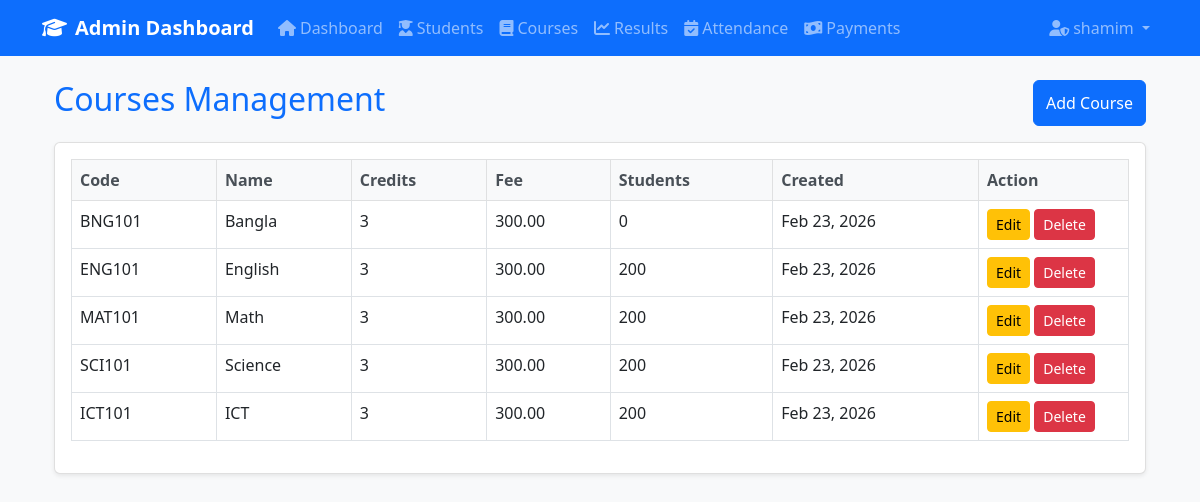
The app's page /admin/courses.php (signed in) with its own data.
### tables this page shows
CREATE TABLE `users` (
  `id` int(11) NOT NULL,
  `username` varchar(50) NOT NULL,
  `password` varchar(255) NOT NULL,
  `role` enum('admin','student','teacher','parent') NOT NULL DEFAULT 'admin',
  `first_name` varchar(50) DEFAULT NULL,
  `last_name` varchar(50) DEFAULT NULL,
  `email` varchar(100) DEFAULT NULL,
  `phone` varchar(20) DEFAULT NULL,
  `student_id` int(11) DEFAULT NULL,
  `subject_id` int(11) DEFAULT NULL,
  `assigned_classes` text DEFAULT NULL,
  `profile_image` varchar(255) DEFAULT NULL,
  `last_login` timestamp NULL DEFAULT NULL,
  `is_active` tinyint(1) NOT NULL DEFAULT 1,
  `created_at` timestamp NOT NULL DEFAULT current_timestamp(),
  `updated_at` timestamp NOT NULL DEFAULT current_timestamp() ON UPDATE current_timestamp()
);

CREATE TABLE `courses` (
  `id` int(11) NOT NULL,
  `course_code` varchar(20) NOT NULL,
  `course_name` varchar(100) NOT NULL,
  `description` text DEFAULT NULL,
  `credits` int(11) NOT NULL DEFAULT 3,
  `fee` decimal(10,2) NOT NULL DEFAULT 0.00,
  `created_at` timestamp NOT NULL DEFAULT current_timestamp(),
  `updated_at` timestamp NOT NULL DEFAULT current_timestamp() ON UPDATE current_timestamp()
);

### includes/auth.php (called while the page is built, shortened)
<?php
function isLoggedIn() {
    return isset($_SESSION['user_id']) && !empty($_SESSION['user_id']);
}
function getUserDetails($conn) {
    if (isLoggedIn()) {
        $user_id = $_SESSION['user_id'];
        $sql = "SELECT u.*, s.student_id, s.first_name as student_first_name, s.last_name as student_last_name, s.email as student_email
                FROM users u
                LEFT JOIN students s ON u.student_id = s.id
                WHERE u.id = ?";
        $stmt = $conn->prepare($sql);
        $stmt->bind_param("i", $user_id);
        $stmt->execute();
        $result = $stmt->get_result();
        return $result->fetch_assoc();
    }
    return null;
}
?>

### admin/courses.php (the view, shortened to what this page needs)
<?php
require_once '../includes/config.php';
require_once '../includes/auth.php';
require_once '../includes/header.php';
$sql = "SELECT c.*, COUNT(sc.student_id) as student_count
        FROM courses c
        LEFT JOIN student_courses sc ON c.id = sc.course_id
        GROUP BY c.id
        ORDER BY c.created_at DESC";
$result = $conn->query($sql);
?>
<div class="container mt-4">
    <div class="d-flex justify-content-between mb-3">
        <h2 class="text-primary">Courses Management</h2>
        <button class="btn btn-primary" data-bs-toggle="modal" data-bs-target="#addCourseModal">
            Add Course
        </button>
    </div>
    <div class="card">
        <div class="card-body table-responsive">
            <table class="table table-bordered table-hover">
                <thead class="table-light">
                    <tr>
                        <th>Code</th>
                        <th>Name</th>
                        <th>Credits</th>
                        <th>Fee</th>
                        <th>Students</th>
                        <th>Created</th>
                        <th width="150">Action</th>
                    </tr>
                </thead>
                <tbody>
                <?php if ($result->num_rows > 0): ?>
                    <?php while($row = $result->fetch_assoc()): ?>
                        <tr>
                            <td><?php echo htmlspecialchars($row['course_code']); ?></td>
                            <td><?php echo htmlspecialchars($row['course_name']); ?></td>
                            <td><?php echo $row['credits']; ?></td>
                            <td><?php echo number_format($row['fee'],2); ?></td>
                            <td><?php echo $row['student_count']; ?></td>
                            <td><?php echo date('M d, Y', strtotime($row['created_at'])); ?></td>
                            <td>
                                <button
                                    class="btn btn-sm btn-warning"
                                    data-bs-toggle="modal"
                                    data-bs-target="#editCourseModal"
                                    data-id="<?php echo $row['id']; ?>"
                                    data-code="<?php echo htmlspecialchars($row['course_code']); ?>"
                                    data-name="<?php echo htmlspecialchars($row['course_name']); ?>"
                                    data-desc="<?php echo htmlspecialchars($row['description']); ?>"
                                    data-credits="<?php echo $row['credits']; ?>"
                                    data-fee="<?php echo $row['fee']; ?>"
                                >
                                    Edit
                                </button>
                                <button class="btn btn-sm btn-danger delete-btn" data-id="<?php echo $row['id']; ?>">
                                    Delete
                                </button>
                            </td>
                        </tr>
                    <?php endwhile; ?>
                <?php else: ?>
                    <tr>
                        <td colspan="7" class="text-center">No courses found</td>
                    </tr>
                <?php endif; ?>
                </tbody>
            </table>
        </div>
    </div>
</div>
<?php require_once '../includes/footer.php'; ?>

### includes/header.php (shortened to what this page needs)
<?php
require_once 'config.php';
require_once 'auth.php';
$user = getUserDetails($conn);
?>
<!DOCTYPE html>
<html lang="en">
<head>
    <link href="https://cdn.jsdelivr.net/npm/bootstrap@5.3.0/dist/css/bootstrap.min.css" rel="stylesheet">
    <link rel="stylesheet" href="https://cdnjs.cloudflare.com/ajax/libs/font-awesome/6.4.0/css/all.min.css">
    <link rel="stylesheet" href="<?php echo BASE_URL; ?>assets/css/style.css">
</head>
<body>
    <nav class="navbar navbar-expand-lg navbar-dark bg-primary">
        <div class="container">
            <a class="navbar-brand" href="<?php echo BASE_URL; ?>admin/dashboard.php">
                <i class="fas fa-graduation-cap me-2"></i>Admin Dashboard
            </a>
            <div class="collapse navbar-collapse" id="navbarNav">
                <ul class="navbar-nav me-auto">
                    <li class="nav-item">
                        <a class="nav-link" href="<?php echo BASE_URL; ?>admin/dashboard.php">
                            <i class="fas fa-home me-1"></i>Dashboard
                        </a>
                    </li>
                    <li class="nav-item">
                        <a class="nav-link" href="<?php echo BASE_URL; ?>admin/students.php">
                            <i class="fas fa-user-graduate me-1"></i>Students
                        </a>
                    </li>
                    <li class="nav-item">
                        <a class="nav-link" href="<?php echo BASE_URL; ?>admin/courses.php">
                            <i class="fas fa-book me-1"></i>Courses
                        </a>
                    </li>
                    <li class="nav-item">
                        <a class="nav-link" href="<?php echo BASE_URL; ?>admin/results.php">
                            <i class="fas fa-chart-line me-1"></i>Results
                        </a>
                    </li>
                    <li class="nav-item">
                        <a class="nav-link" href="<?php echo BASE_URL; ?>admin/attendance.php">
                            <i class="fas fa-calendar-check me-1"></i>Attendance
                        </a>
                    </li>
                    <li class="nav-item">
                        <a class="nav-link" href="<?php echo BASE_URL; ?>admin/payments.php">
                            <i class="fas fa-money-bill-wave me-1"></i>Payments
                        </a>
                    </li>
                </ul>
                <ul class="navbar-nav">
                    <li class="nav-item dropdown">
                        <a class="nav-link dropdown-toggle" href="#" role="button" data-bs-toggle="dropdown">
                            <i class="fas fa-user-shield me-1"></i><?php echo $user['username']; ?>
                        </a>
                    </li>
                </ul>
            </div>
        </div>
    </nav>
    <div class="container mt-4">

### assets/css/style.css (style rules this page uses)
body { background-color: #f8f9fa; }
.card { box-shadow: 0 0.125rem 0.25rem rgba(0, 0, 0, 0.075); border: 1px solid rgba(0, 0, 0, 0.125); margin-bottom: 1.5rem; }
.navbar-brand { font-weight: 600; font-size: 1.25rem; }
.nav-link { font-weight: 500; }
.table th { font-weight: 600; color: #495057; border-top: none; }
.btn { font-weight: 500; }

### records on screen
users: username "shamim"
courses: course_code "BNG101", course_name "Bangla", credits "3", fee "300.00", student_count "0", created_at "Feb 23, 2026"
courses: course_code "ENG101", course_name "English", credits "3", fee "300.00", student_count "200", created_at "Feb 23, 2026"
courses: course_code "MAT101", course_name "Math", credits "3", fee "300.00", student_count "200", created_at "Feb 23, 2026"
courses: course_code "SCI101", course_name "Science", credits "3", fee "300.00", student_count "200", created_at "Feb 23, 2026"
courses: course_code "ICT101", course_name "ICT", credits "3", fee "300.00", student_count "200", created_at "Feb 23, 2026"
